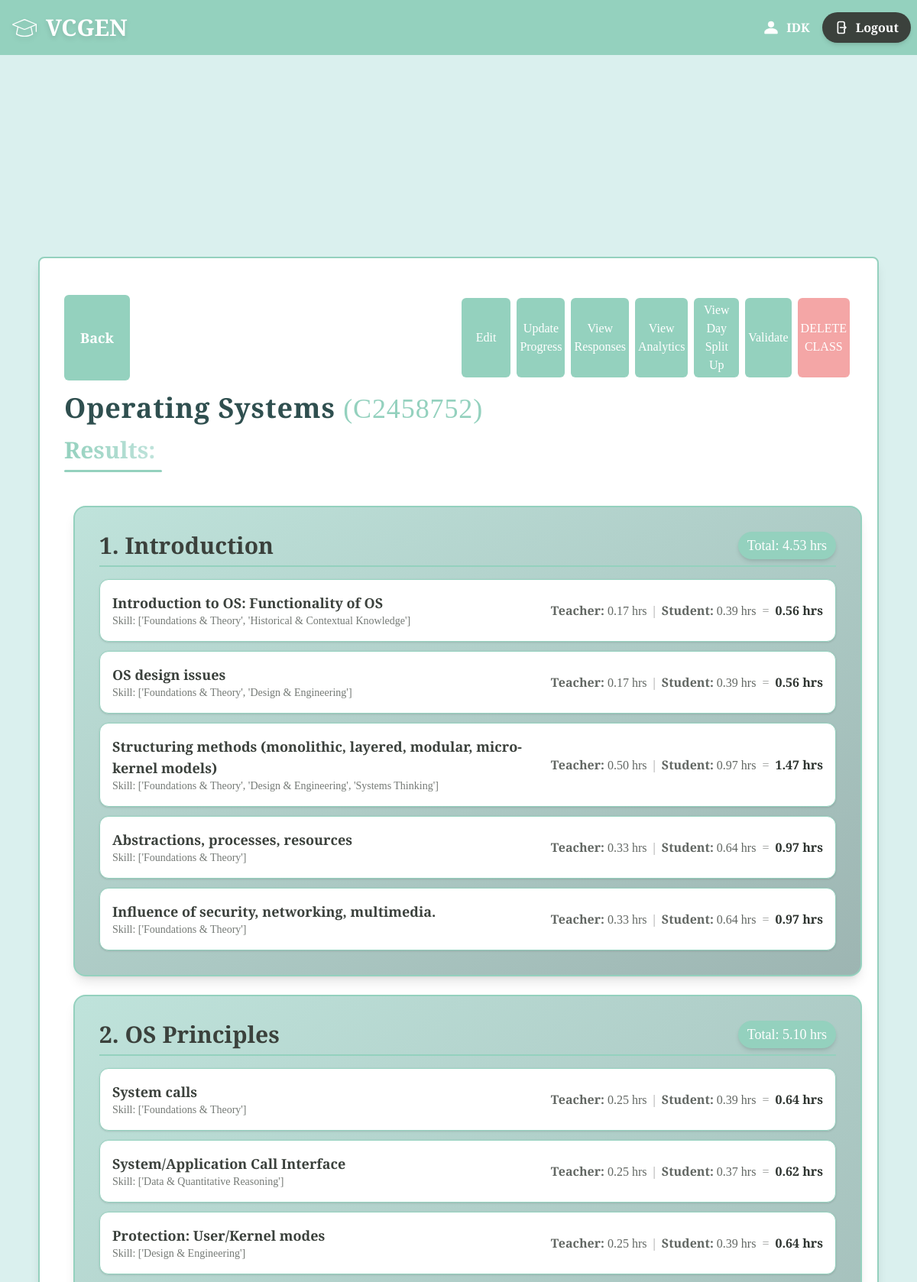
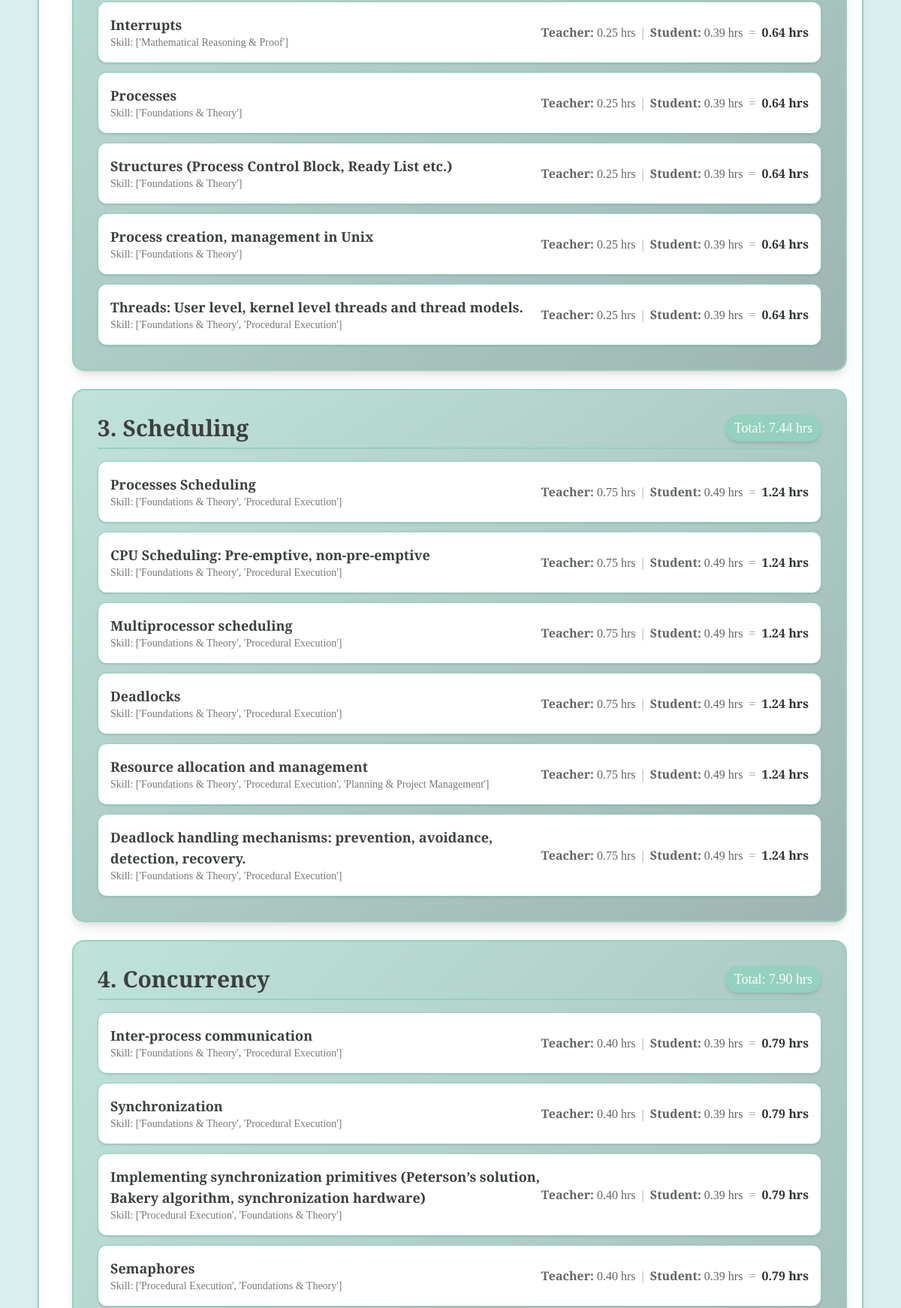
The page /results/C2458752 (signed in, upper part) on the database its author committed (2 pictures, top to bottom).
### main/models.py (models this page shows, shortened)
class Teacher(models.Model):
    teacher_id=models.CharField(max_length=8,primary_key=True)
    name=models.CharField(max_length=20)
    email=models.EmailField(null=False)
    password=models.CharField(null=False,max_length=128)

class Course(models.Model):
    course_id=models.CharField(max_length=8,primary_key=True)
    teacher=models.ForeignKey(Teacher,on_delete=models.CASCADE)
    name=models.CharField(max_length=20)
    hours=models.IntegerField()
    split=models.DecimalField(decimal_places=3,max_digits=10)
    accepting_response=models.BooleanField(default=True)

class Module(models.Model):
    module_id=models.CharField(max_length=8,primary_key=True)
    course=models.ForeignKey(Course,on_delete=models.CASCADE)
    hours=models.IntegerField()
    name=models.CharField(max_length=100)

class Topics(models.Model):
    topic_id=models.CharField(max_length=8,primary_key=True)
    module=models.ForeignKey(Module,on_delete=models.CASCADE)
    content=models.CharField(max_length=100)
    mapped_skill=models.JSONField()
    skill_confidence = models.JSONField(default=dict)
    teacherweight=models.DecimalField(decimal_places=3,max_digits=10)
    studentweight=models.DecimalField(decimal_places=3,max_digits=10)

### main/views.py (the view)
# urls.py: path("results/<str:class_id>",views.results,name="results"),
def results(request,class_id):
    context={}
    if 'user' not in request.session:
        return redirect('login')
    else:
        context['name']=Teacher.objects.filter(teacher_id=request.session['user'])[0].name
    ourclass=Course.objects.filter(course_id=class_id)
    if len(ourclass)<1:
        return redirect('classes')
    else:
        ourclass=ourclass[0]
        data={}
        modules=Module.objects.filter(course=ourclass)
        class cusModule:
            def __init__(self,mod):
                self.mod=mod
                self.topicslist=[]
                self.modtime=0
            def addtopic(self,topic):
                self.topicslist.append(topic)
                self.modtime+=topic.time
        class cusTopic:
            def __init__(self,topic,teachertime,studenttime):
                self.topic=topic
                self.teachertime=teachertime
                self.studenttime=studenttime
                self.time=teachertime+studenttime
        ourmods=[]
        for mod in modules:
            newmod=cusModule(mod)
            for topic in Topics.objects.filter(module=mod):
                teachertime=round(topic.teacherweight*mod.hours*ourclass.split,2)
                studenttime=round(topic.studentweight*ourclass.hours*(100-(ourclass.split*100))/100,2)
                newtopic=cusTopic(topic,teachertime,studenttime)
                newmod.addtopic(newtopic)
            ourmods.append(newmod)
        context['cid']=class_id
        context['cname']=ourclass.name
        context['modules']= ourmods#modules
    return render(request,"main/results.html",context=context)

### main/templates/main/results.html (shortened to what this page needs)
{% extends "base.html" %}
{% block body %}
<div class="flex flex-col  items-center justify-center min-h-screen bg-[#daf0ee]">
    <div class="w-11/12 bg-white m-2 p-8 rounded-lg shadow-lg border-2 border-[#94d1be] flex flex-col">
        <div class="flex w-full flex-row justify-between py-4 h-1/6">
            <div class="w-1/2 flex">
                <button onclick="location.href = '/classes';" class="w-1/6 bg-[#94d1be] font-bold text-white text-lg p-3 rounded-md hover:bg-[#9db5b2] transition duration-300 hover:cursor-pointer">Back</button>
            </div>
            <div class="w-1/2 flex justify-end">
                <button onclick="location.href = '/settings/{{cid}}';" class="w-1/6 bg-[#94d1be] text-white p-3 rounded-md hover:bg-[#9db5b2] transition duration-300 hover:cursor-pointer m-1">Edit</button>
                <button onclick="location.href = '/updateprogress/{{cid}}';"class="w-1/6 bg-[#94d1be] text-white p-1 rounded-md hover:bg-[#9db5b2] transition duration-300 hover:cursor-pointer m-1">Update Progress</button>
                <button onclick="location.href = '/responses/{{cid}}';"class="w-1/6 bg-[#94d1be] text-white p-1 rounded-md hover:bg-[#9db5b2] transition duration-300 hover:cursor-pointer m-1">View Responses</button>
                <button onclick="location.href='/analytics/{{cid}}';" class="w-1/6 bg-[#94d1be] text-white p-1 rounded-md hover:bg-[#9db5b2] transition duration-300 hover:cursor-pointer m-1">View Analytics</button>
                <button onclick="location.href = '/dayplan/{{cid}}';" class="w-1/6 bg-[#94d1be] text-white p-1 rounded-md hover:bg-[#9db5b2] transition duration-300 hover:cursor-pointer m-1">View Day Split Up</button>
                <button onclick="location.href='/validate/{{cid}}';" class="w-1/6 bg-[#94d1be] text-white p-1 rounded-md hover:bg-[#9db5b2] transition duration-300 hover:cursor-pointer m-1">Validate</button>
                <button onclick="location.href = '/deleteclass/{{cid}}';" class="w-1/6 bg-[#F4A6A6] text-white p-1 rounded-md hover:bg-[#9db5b2] transition duration-300 hover:cursor-pointer m-1">DELETE CLASS</button>
            </div>
        </div>
        <h2 class="text-left text-3xl md:text-4xl font-bold cusfont text-[#2f4f4f] mb-4 tracking-wide">
            {{ cname }}
            <span class="text-[#94d1be] font-medium">({{ cid }})</span>
        </h2>
        <h3 class="text-left text-2xl md:text-3xl font-semibold cusfont text-[#3b413c] mb-8 relative">
            <span class="bg-gradient-to-r from-[#94d1be] to-[#bfe3db] bg-clip-text text-transparent">
            </span>
            <div class="h-[3px] w-32 mt-2 bg-[#94d1be] rounded-full"></div>
        </h3>
        {% for mod in modules %}
        <div class="w-full p-6 md:p-8 rounded-2xl shadow-lg border-2 border-[#94d1be] bg-gradient-to-br from-[#bfe3db] to-[#9db5b2] text-[#3b413c] m-3 transition-all duration-300 hover:shadow-xl hover:scale-[1.01]">
            <div class="flex justify-between items-center border-b-2 border-[#94d1be] pb-2 mb-4">
                <h1 class="text-2xl md:text-3xl font-semibold cusfont">
                    {{ forloop.counter }}. {{ mod.mod.name }}
                </h1>
                <span class="text-lg font-medium bg-[#94d1be] text-white px-3 py-1 rounded-full shadow-md">
                    Total: {{ mod.modtime }} hrs
                </span>
            </div>
            <ul class="space-y-3">
                {% for topic in mod.topicslist %}
                <li class="p-4 rounded-xl shadow-sm border transition-all duration-300
                    {% if topic.teachertime == 0 and topic.studenttime == 0 %}
                        bg-[#e8e8e8] border-gray-300 opacity-60
                    {% else %}
                        bg-white border-[#94d1be] hover:bg-[#f3faf9]
                    {% endif %}">
                    <div class="flex flex-col md:flex-row justify-between md:items-center">
                        <div class="flex-1">
                            <p class="font-semibold text-lg flex items-center gap-2">
                                {{ topic.topic.content }}
                            </p>
                            <p class="text-sm text-[#3b413c]/70">Skill:
                                <span class="font-medium">{{ topic.topic.mapped_skill }}</span>
                            </p>
                        </div>
                        <div class="mt-2 md:mt-0 text-sm md:text-base text-[#3b413c]/80">
                            {% if topic.teachertime == 0 and topic.studenttime == 0 %}
                                <span class="text-gray-500 italic">Completed — hours redistributed</span>
                            {% else %}
                                <span class="font-semibold">Teacher:</span> {{ topic.teachertime }} hrs
                                <span class="mx-1 text-[#3b413c]/50">|</span>
                                <span class="font-semibold">Student:</span> {{ topic.studenttime }} hrs
                                <span class="mx-1 text-[#3b413c]/50">=</span>
                                <span class="font-bold text-[#2e3430]">{{ topic.time }} hrs</span>
                            {% endif %}
                        </div>
                    </div>
                </li>
                {% endfor %}
            </ul>
        </div>
        {% endfor %}
    </div>
</div>
{% endblock %}

### main/templates/main/base.html (shortened to what this page needs)
<html>
    <head>
        {%load static%}
        <script src="https://cdn.jsdelivr.net/npm/@tailwindcss/browser@4"></script>
    </head>
    <body class="bg-[#daf0ee] text-[#3b413c] cusfont flex flex-col">
        <header class="bg-[#94d1be] text-white text-l font-bold py-4 text-center w-full flex flex-row justify-between">
            <div class="flex items-center space-x-3 hover:scale-105 transition-all duration-300 ease-in-out drop-shadow-md ml-4 hover:cursor-pointer" onclick="location.href='/'">
                {% load static %}
                <img src="{% static 'main/education-svg.svg' %}" class="h-8" alt="logo"/>
                <h1
                    class="text-3xl">
                    VCGEN
                </h1>
            </div>
            {% if name %}
            <div class="flex flex-row items-center">
                {%load static%}
                <img src="{% static 'main/person-svg.svg' %}" class="h-6" alt="profile picture"/>
                <h1 class="m-2">{{name}}  </h1>
                <button onclick="location.href='/';"
                    class="mx-2 flex items-center gap-2 px-4 py-2 bg-[#3b413c] text-white font-semibold rounded-full shadow-md
                        hover:bg-[#2e3430] hover:scale-105 transition-all duration-300 ease-in-out hover:cursor-pointer">
                    Logout
                </button>
            </div>
            {% else %}
            <h1 onclick="location.href = '/';" class="px-1"></h1>
            {% endif %}
        </header>
        {% block body %}
        {% endblock %}
    </body>
</html>

### main/templates/main/base.html (style rules this page uses)
.cusfont { font-family: "Playfair Display", serif; font-optical-sizing: auto; }

### rows shown on the page
Teacher: name "IDK"
Course: name "Operating Systems"
Module: mod.name "Introduction"
Topics: topic.content "Introduction to OS: Functionality of OS", topic.mapped_skill "['Foundations & Theory', 'Historical & Contextual Knowledge']"
Topics: topic.content "OS design issues", topic.mapped_skill "['Foundations & Theory', 'Design & Engineering']"
Topics: topic.content "Structuring methods (monolithic, layered, modular, micro-kernel models)", topic.mapped_skill "['Foundations & Theory', 'Design & Engineering', 'Systems Thinking']"
Topics: topic.content "Abstractions, processes, resources", topic.mapped_skill "['Foundations & Theory']"
Topics: topic.content "Influence of security, networking, multimedia.", topic.mapped_skill "['Foundations & Theory']"
Module: mod.name "OS Principles"
Topics: topic.content "System calls", topic.mapped_skill "['Foundations & Theory']"
Topics: topic.content "System/Application Call Interface", topic.mapped_skill "['Data & Quantitative Reasoning']"
Topics: topic.content "Protection: User/Kernel modes", topic.mapped_skill "['Design & Engineering']"
Topics: topic.content "Interrupts", topic.mapped_skill "['Mathematical Reasoning & Proof']"
Topics: topic.content "Processes", topic.mapped_skill "['Foundations & Theory']"
Topics: topic.content "Structures (Process Control Block, Ready List etc.)", topic.mapped_skill "['Foundations & Theory']"
Topics: topic.content "Process creation, management in Unix", topic.mapped_skill "['Foundations & Theory']"
Topics: topic.content "Threads: User level, kernel level threads and thread models.", topic.mapped_skill "['Foundations & Theory', 'Procedural Execution']"
Module: mod.name "Scheduling"
Topics: topic.content "Processes Scheduling", topic.mapped_skill "['Foundations & Theory', 'Procedural Execution']"
Topics: topic.content "CPU Scheduling: Pre-emptive, non-pre-emptive", topic.mapped_skill "['Foundations & Theory', 'Procedural Execution']"
Topics: topic.content "Multiprocessor scheduling", topic.mapped_skill "['Foundations & Theory', 'Procedural Execution']"
Topics: topic.content "Deadlocks", topic.mapped_skill "['Foundations & Theory', 'Procedural Execution']"
Topics: topic.content "Resource allocation and management", topic.mapped_skill "['Foundations & Theory', 'Procedural Execution', 'Planning & Project Management']"
Topics: topic.content "Deadlock handling mechanisms: prevention, avoidance, detection, recovery.", topic.mapped_skill "['Foundations & Theory', 'Procedural Execution']"
Module: mod.name "Concurrency"
Topics: topic.content "Inter-process communication", topic.mapped_skill "['Foundations & Theory', 'Procedural Execution']"
Topics: topic.content "Synchronization", topic.mapped_skill "['Foundations & Theory', 'Procedural Execution']"
Topics: topic.content "Implementing synchronization primitives (Peterson’s solution, Bakery algorithm, synchronization hardware)", topic.mapped_skill "['Procedural Execution', 'Foundations & Theory']"
Topics: topic.content "Semaphores", topic.mapped_skill "['Procedural Execution', 'Foundations & Theory']"

### other values the page prints
{{ cid }} "C2458752"
{{ mod.modtime }} "4.53" "5.10" "7.44" "7.90"
{{ topic.teachertime }} "0.17" "0.17" "0.50" "0.33" "0.33" "0.25" "0.25" "0.25" "0.25" "0.25" "0.25" "0.25" "0.25" "0.75" "0.75" "0.75" "0.75" "0.75" "0.75" "0.40" "0.40" "0.40" "0.40"
{{ topic.studenttime }} "0.39" "0.39" "0.97" "0.64" "0.64" "0.39" "0.37" "0.39" "0.39" "0.39" "0.39" "0.39" "0.39" "0.49" "0.49" "0.49" "0.49" "0.49" "0.49" "0.39" "0.39" "0.39" "0.39"
{{ topic.time }} "0.56" "0.56" "1.47" "0.97" "0.97" "0.64" "0.62" "0.64" "0.64" "0.64" "0.64" "0.64" "0.64" "1.24" "1.24" "1.24" "1.24" "1.24" "1.24" "0.79" "0.79" "0.79" "0.79"
